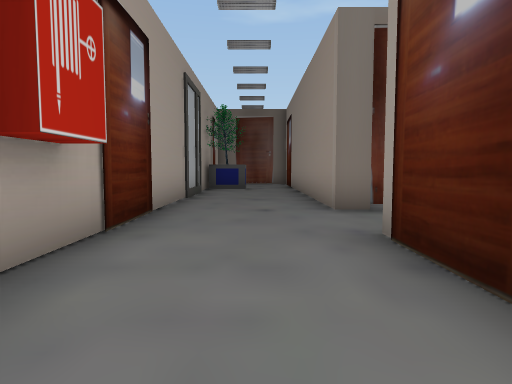
view 1 (above)

16 first-person views from a walk through a 3-D level made in the Unity game engine. The camera is 1.4 m above the floor, tilts 4° down and sees 75° across. The floor is counted in squares, 2 m on a side. Each view is taken from the middle of a square. On the plan, view 1 faces up. The plan holds only what a view shows up to about 10 squares ahead; the rest is blank. The place goes on beyond the plan. Some surface patterns are stand-ins.

view 2
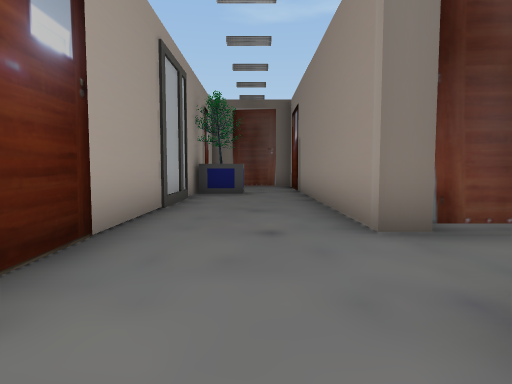

view 3
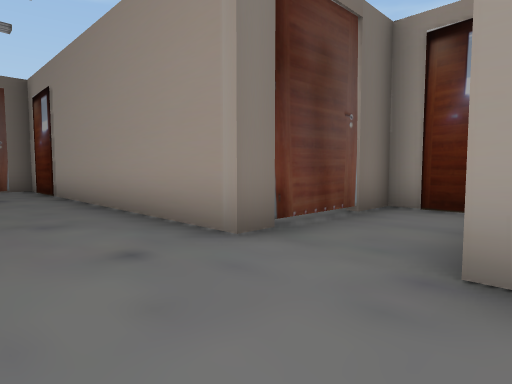

view 4
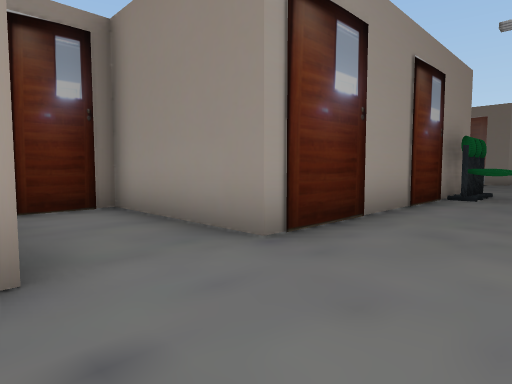

view 5
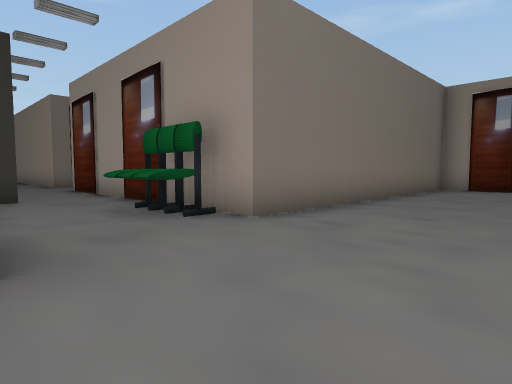

view 6
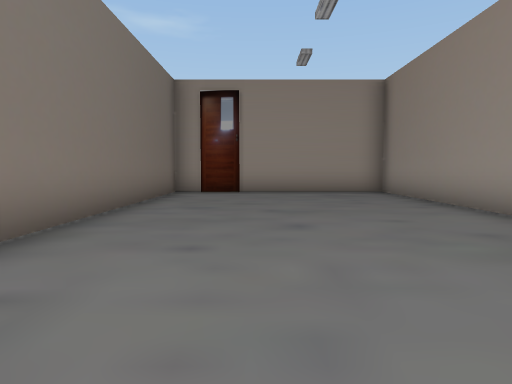

view 7
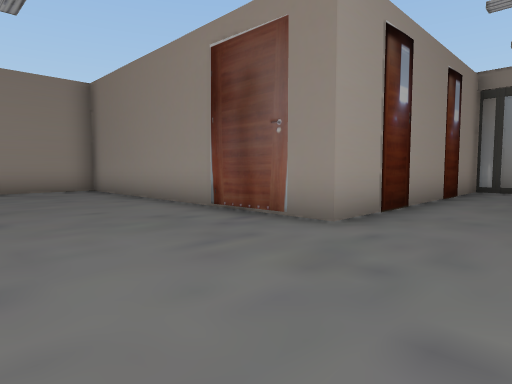

view 8
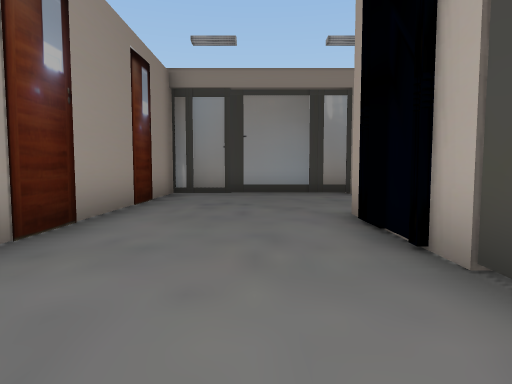

view 9
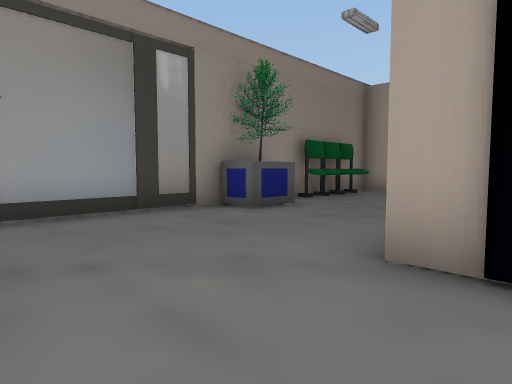

view 10
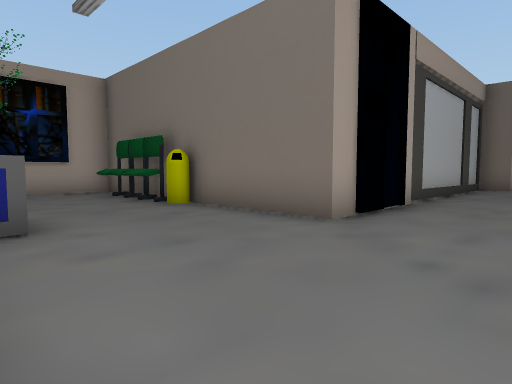

view 11
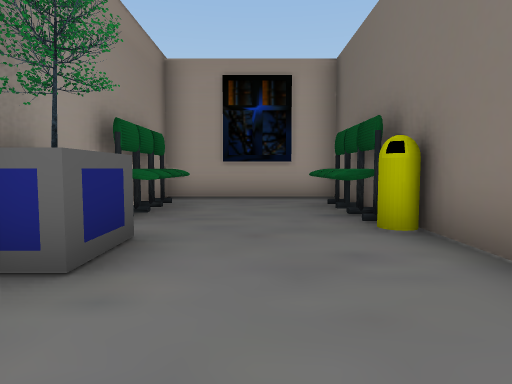

view 12
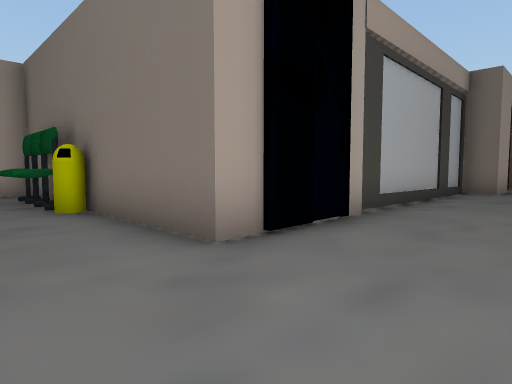

view 13
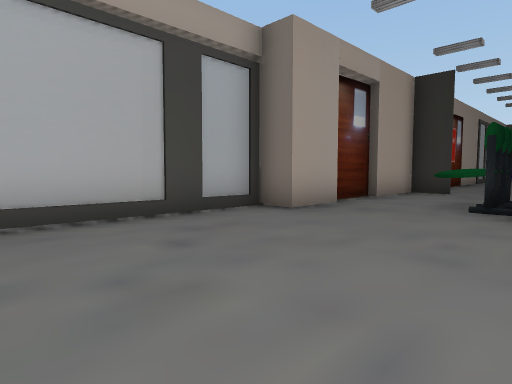

view 14
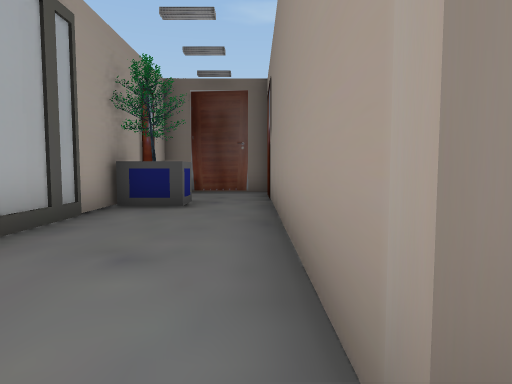

view 15
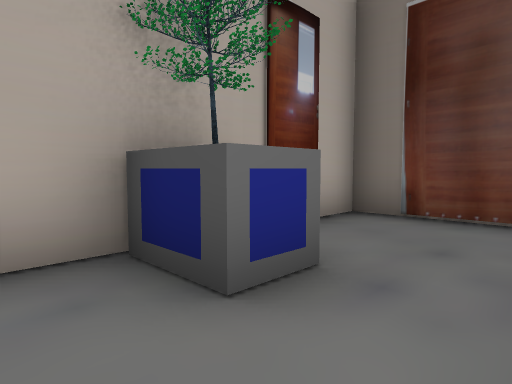

view 16
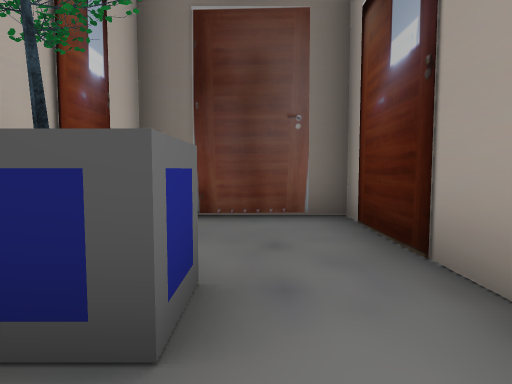

### Floor plan
Points are (right, up) in squares from view 1. A wall is a line through its corners. A room is listed if a view was taken in it or the views show most of it. See-through windows are left out.
Room 1 (views 1, 5, 6, 7, 8, 9, 10, 11, 12, 13)
walls: (-2.5, -13.4) (-2.5, -14.1) (-6, -14.1); (1.2, -3.9) (0.1, -3.9) (0.1, -2.3) (1, -2.3); (-1.7, -3.9) (-1.7, -5.4) (-2.5, -5.4) (-2.5, -11.9); (-1.9, -2) (-1.9, -3.6); (1.3, -18.6) (1.3, -10.8) (10, -10.8) (10, -4.6) (1.3, -4.6) (1.3, 0.6); (-6.4, -14.4) (-6.4, -14.9); (-4.4, -18.2) (1.4, -18.2); (-0.6, 0.1) (-1.7, 0.1) (-1.7, -2.1); (-6.7, -17.3) (-6.7, -17.9)
ways out: opening at (0.5, 0) to room 2; opening at (-7.5, -16.5) to room 3
objects: tree (-5, -18)
Room 2 (views 2, 3, 4, 14, 15, 16)
walls: (-1.1, 11.1) (-1.6, 11.1); (-1.7, 11.9) (-1.7, 2.1); (1.3, 0.6) (1.3, 3.5) (5, 3.5) (5, 5.6) (1.3, 5.6) (1.3, 14.9) (-1.7, 14.8) (-1.7, 13.9)
ways out: opening at (0.5, 0) to room 1
objects: tree (-1, 12)
Room 3 (no view inside)
walls: (-8.9, -17.3) (-6.7, -17.3); (-7.8, -18.2) (-6.5, -18.2); (-6.4, -14.9) (-8.6, -14.9); (-6.8, -14.1) (-10.1, -14.1) (-10.1, -18.2) (-7.9, -18.2)
ways out: opening at (-7.5, -16.5) to room 1

Positions as (right, up) in squares from view 1, and headings:
1: (0, 0), facing up
2: (0, 2), facing up
3: (-1, 3), facing up-right
4: (-1, 6), facing down-right
5: (-2, -8), facing up-right
6: (0, -7), facing right
7: (-1, -7), facing down-right
8: (-1, -9), facing down
9: (0, -13), facing down-left
10: (0, -18), facing up-left
11: (-2, -16), facing left
12: (0, -16), facing up-left
13: (2, -10), facing up-left
14: (1, 5), facing up
15: (1, 10), facing up-left
16: (0, 10), facing up
